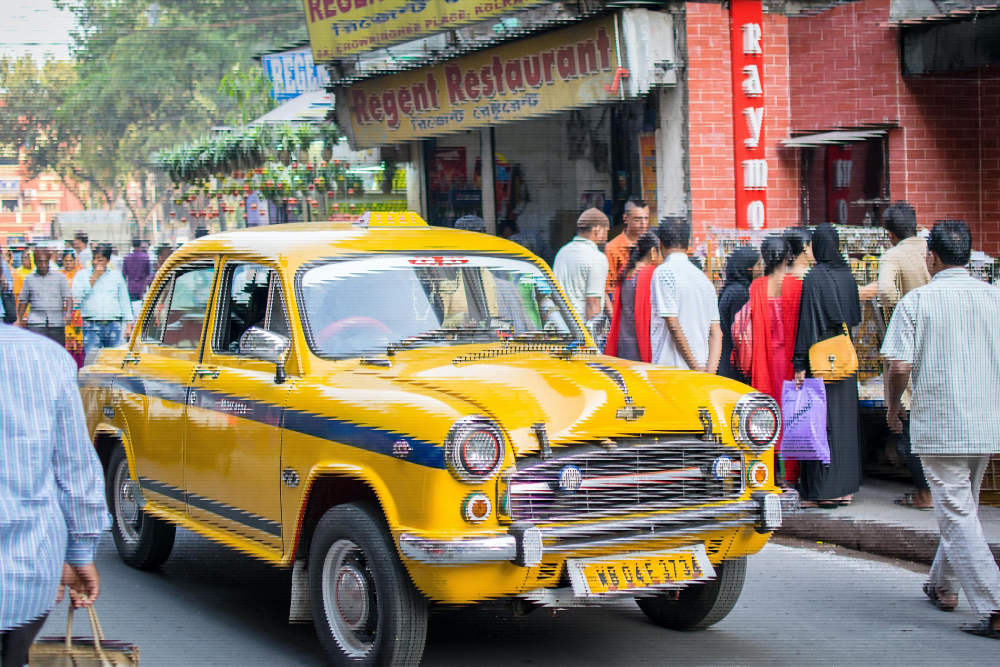
#> input picture assets/glitched_kolkata.jpg, 3000 x 2000 px (shown at 1/3 size)
$ python -i core_effects.py   (imports and definitions only)   (older library calls are emulated)
#> lines starting #> are read from the running program, lines starting #| are printed output that depends on the picture
#> further down, picture is the input picture: shape (2000, 3000, 3); mean B, G, R 110.6, 125.2, 136.5
"""
ArtCV 2.0 Pro Effects Engine - Advanced Computer Vision & Artistic Processing
High-fidelity artistic algorithms, texture synthesis, color grading, and edge-aware diffusion filters.
"""
import time
import math
import random
from collections import defaultdict

import cv2
import numpy as np
from PIL import Image, ImageDraw, ImageFont, ImageEnhance, ImageFilter
from sklearn.cluster import KMeans
from scipy import stats, spatial


# Helper Utility: Generate synthetic paper texture overlay
# [9 lines left out: function _apply_paper_texture, not called in this run]


# Helper Utility: Add radial vignette
def _apply_vignette(img: np.ndarray, strength: float = 0.6) -> np.ndarray:
    h, w = img.shape[:2]
    kernel_x = cv2.getGaussianKernel(w, w * strength)
    kernel_y = cv2.getGaussianKernel(h, h * strength)
    kernel = kernel_y * kernel_x.T
    mask = kernel / kernel.max()

    img_f = img.astype(np.float32)
    for i in range(3):
        img_f[:, :, i] *= mask
    return np.clip(img_f, 0, 255).astype(np.uint8)


# 1. ENHANCED PENCIL SKETCH (Multi-scale Difference of Gaussians + Graphite Hatching)
# [119 lines left out: functions pencil_sketch, oil_painting, water_coloring, cartoon_effect, comic_cartoon_effect, not called in this run]


# 6. ENHANCED ANIME / RETRO SYNTHWAVE VINTAGE
def anime_effect(img: np.ndarray, style: str = "vintage") -> np.ndarray:
#> called with style = 'vintage'
    smooth = cv2.bilateralFilter(img, 9, 60, 60)
    gray = cv2.cvtColor(img, cv2.COLOR_BGR2GRAY)
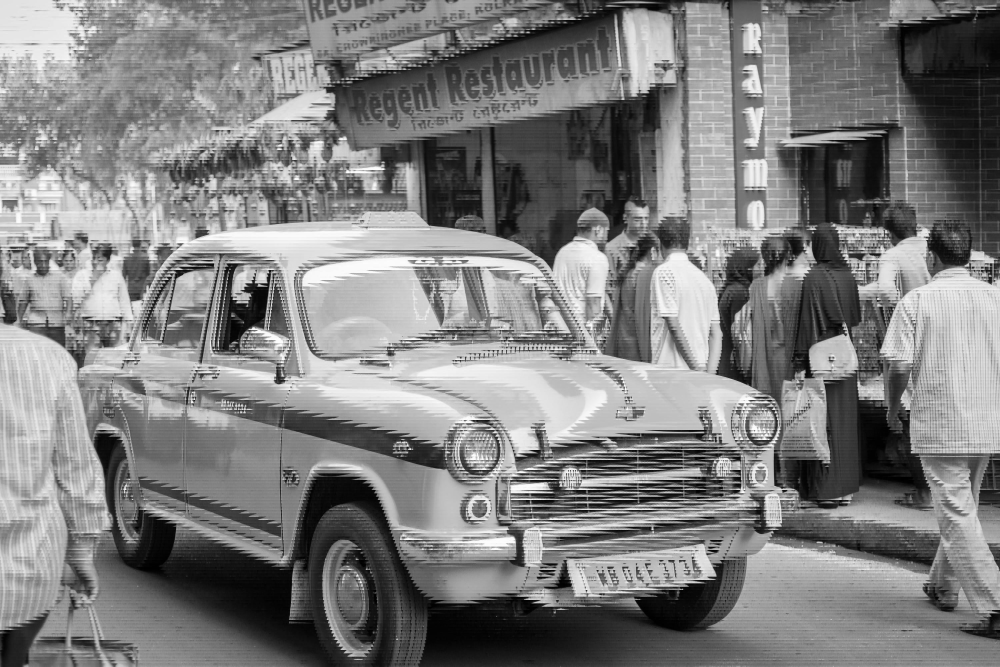
#> gray: shape (2000, 3000) (shown at 1/3 size); min 0, max 255, mean 126.9
    edges = cv2.Canny(gray, 80, 160)
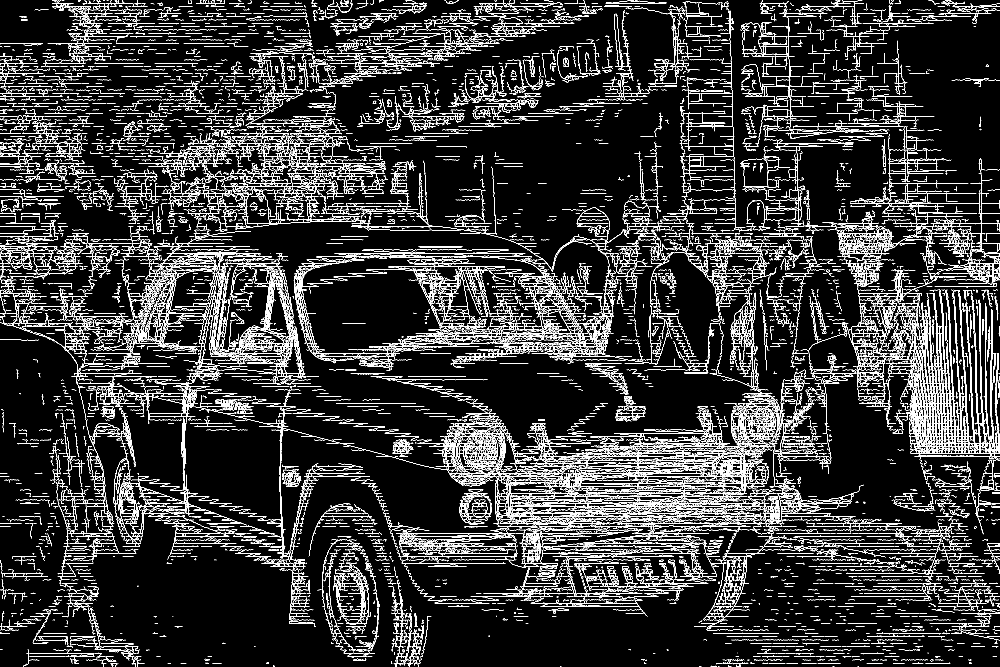
#> edges: shape (2000, 3000) (shown at 1/3 size); 8.6% white in thin lines or dots
    edges_inv = cv2.cvtColor(cv2.bitwise_not(edges), cv2.COLOR_GRAY2BGR)
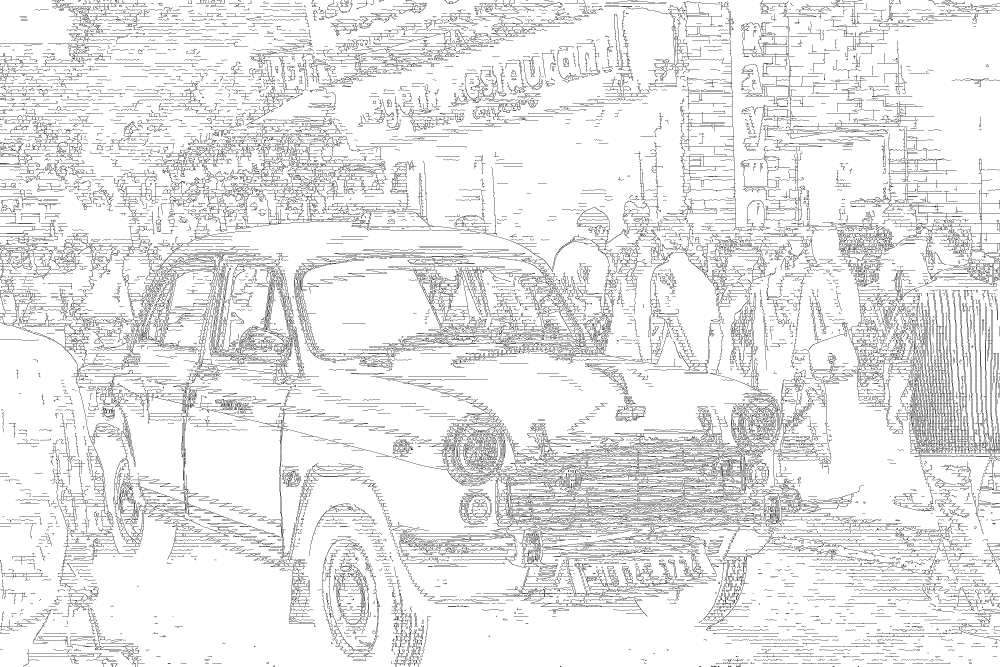
#> edges_inv: shape (2000, 3000, 3) (shown at 1/3 size); 91.4% white; black in thin lines or dots

    if style == "vintage":
        hsv = cv2.cvtColor(smooth, cv2.COLOR_BGR2HSV).astype(np.float32)
        hsv[:, :, 0] = (hsv[:, :, 0] + 5) % 180
        hsv[:, :, 1] = np.clip(hsv[:, :, 1] * 1.25, 0, 255)
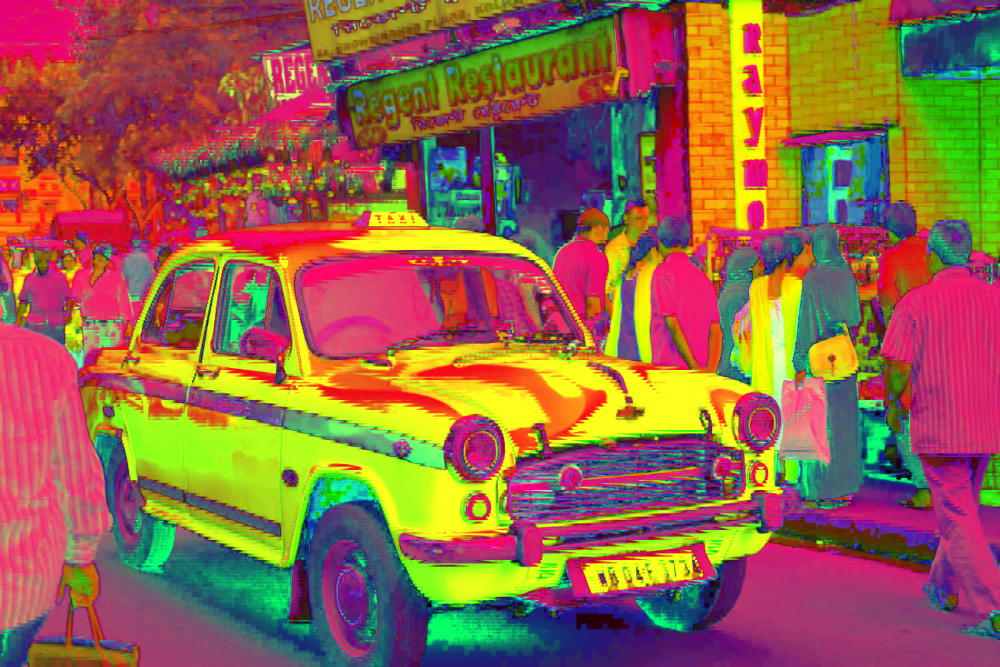
#> hsv: shape (2000, 3000, 3) float32 (shown at 1/3 size); mean B, G, R 74.5, 101.3, 149.2
        retro = cv2.cvtColor(hsv.astype(np.uint8), cv2.COLOR_HSV2BGR)
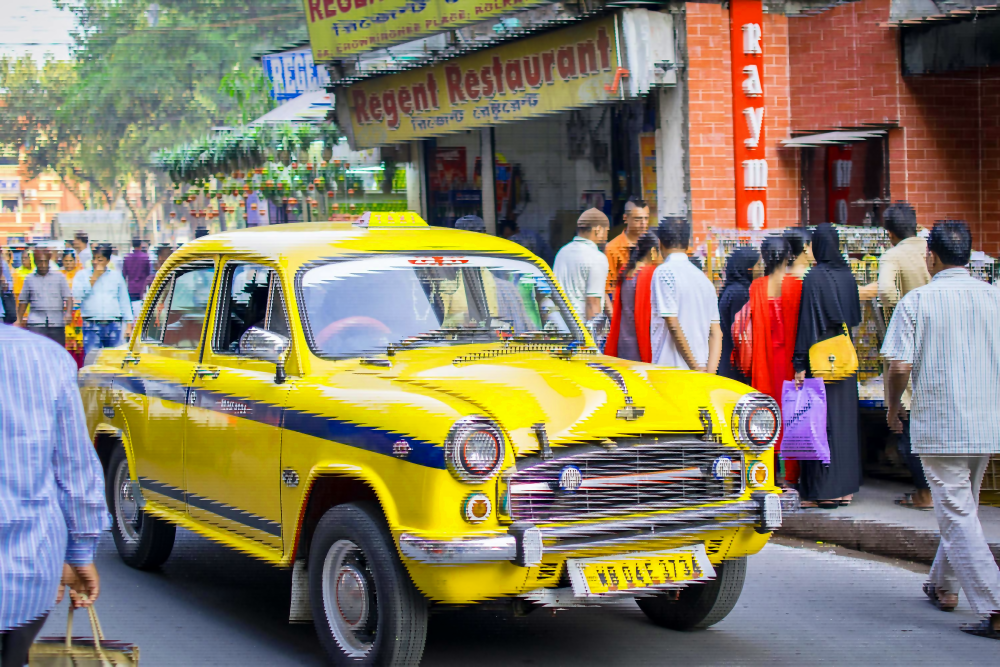
#> retro: shape (2000, 3000, 3) (shown at 1/3 size); mean B, G, R 103.5, 124.3, 133.1

        bloom = cv2.GaussianBlur(retro, (15, 15), 0)
        blended = cv2.addWeighted(retro, 0.75, bloom, 0.25, 0)
        final_img = cv2.bitwise_and(blended, edges_inv)
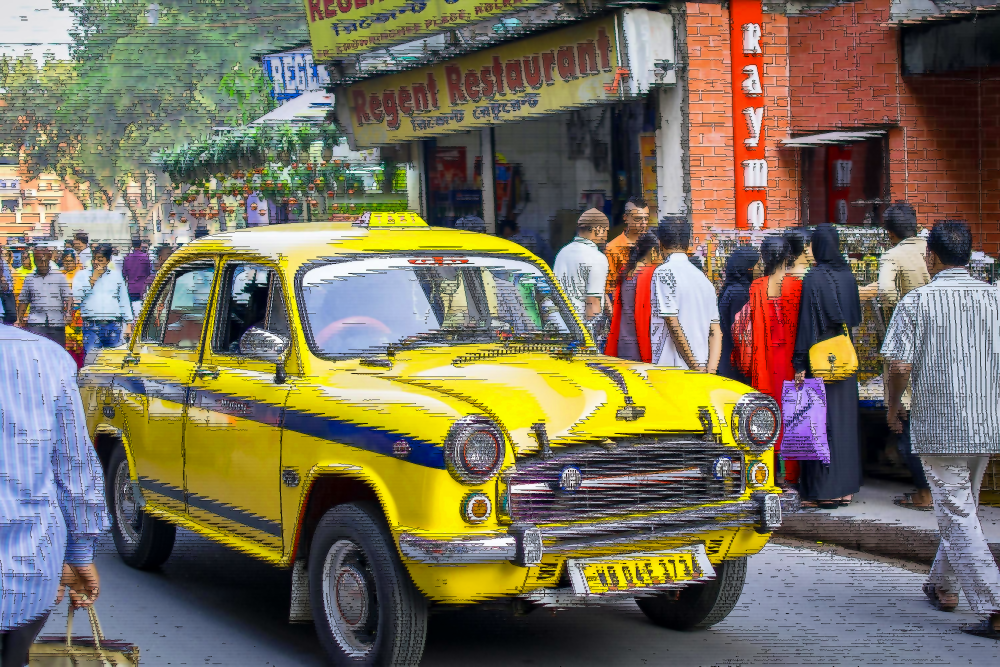
#> final_img: shape (2000, 3000, 3) (shown at 1/3 size); mean B, G, R 93.4, 113, 121.3
        return _apply_vignette(final_img, strength=0.5)
#> after the loop in _apply_vignette, `for i in range(3):`:
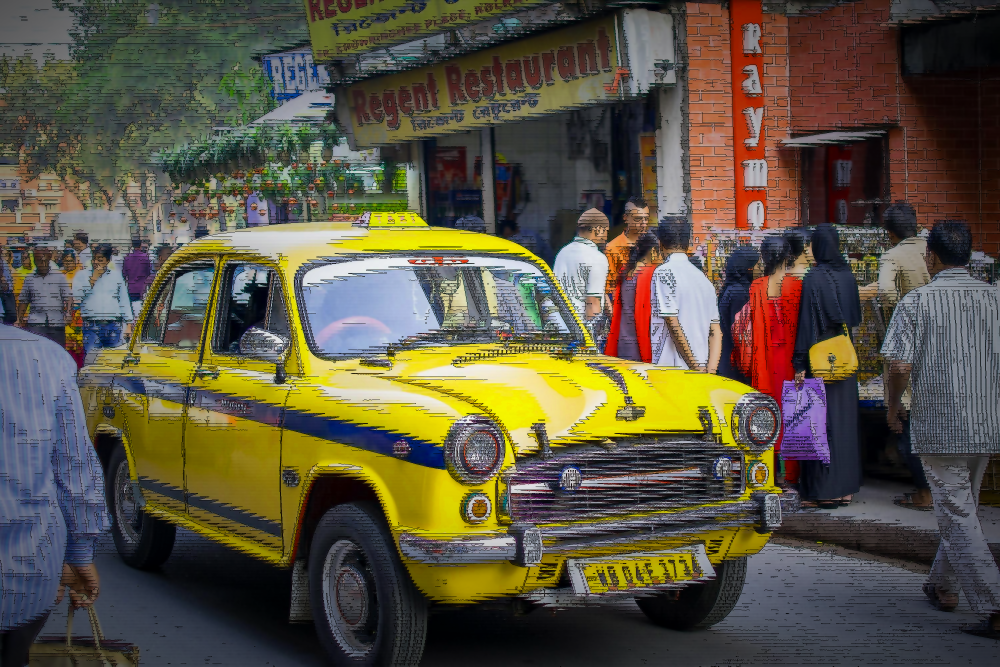
#> img_f: shape (2000, 3000, 3) float32 (shown at 1/3 size); mean B, G, R 67, 84.3, 91.2

    elif style == "cyberpunk":
        f_img = smooth.astype(np.float32) / 255.0
        r, g, b = f_img[:, :, 2], f_img[:, :, 1], f_img[:, :, 0]

        neon_r = np.clip(r * 1.3 + 0.1, 0, 1)
        neon_g = np.clip(g * 0.9, 0, 1)
        neon_b = np.clip(b * 1.4 + 0.15, 0, 1)

        neon = cv2.merge([neon_b, neon_g, neon_r]) * 255.0
        neon_img = cv2.bitwise_and(neon.astype(np.uint8), edges_inv)
        return neon_img

    elif style == "blue":
        return cv2.cvtColor(smooth, cv2.COLOR_BGR2XYZ)
    elif style == "predator":
        return cv2.cvtColor(smooth, cv2.COLOR_BGR2HLS)

    return cv2.bitwise_and(smooth, edges_inv)


# 7. ENHANCED GLITCH ART (RGB Chromatic Aberration + Stripe Pixel Sorting)
# [150 lines left out: functions glitch_art, low_poly, pointillism, sobel_filter, canny_edge, sepia_effect and 1 more, not called in this run]


# 14. NEGATIVE FILM ROLL
def negative_effect(img: np.ndarray) -> np.ndarray:
    return cv2.bitwise_not(img)


# 15. DIRECTIONAL MOTION BLUR
# [277 lines left out: functions motion_blur, color_division, stipple_effect, ascii_art, charcoal_sketch, pop_art_warhol and 10 more, not called in this run]

>>> import cv2
>>> picture = cv2.imread('../../assets/glitched_kolkata.jpg')
>>> result = anime_effect(picture)
